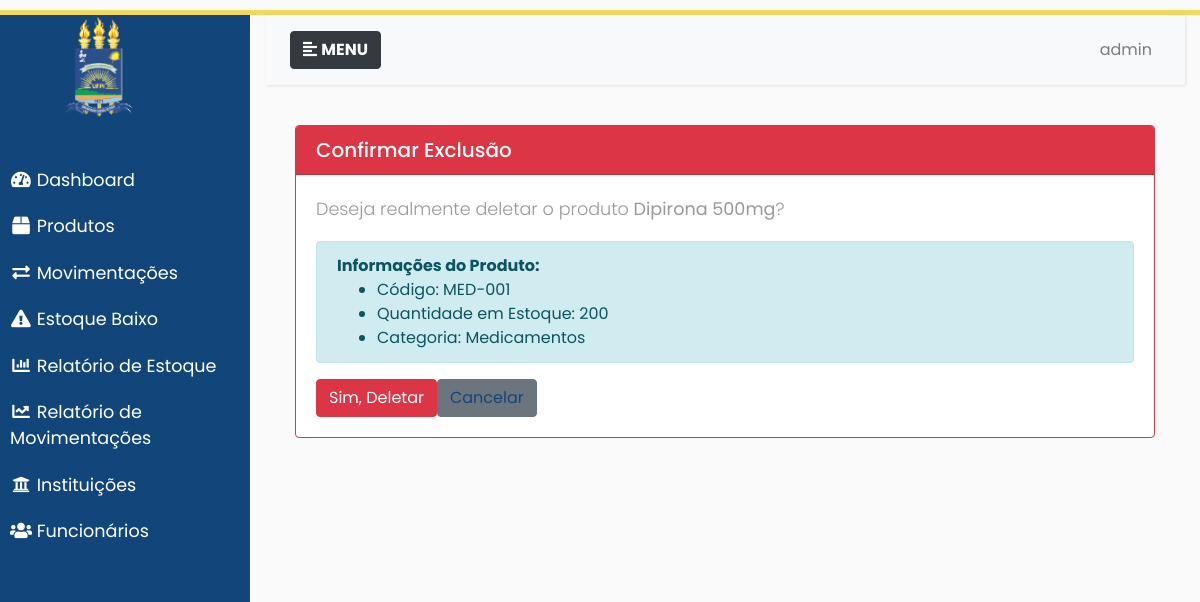
Page /produtos/deletar/1/ (signed in) on the committed database.
### almoxarifado/models.py (models this page shows, shortened)
class Produto(models.Model):
    codigo = models.CharField(max_length=50, unique=True)
    nome = models.CharField(max_length=200)
    descricao = models.TextField(blank=True)
    categoria = models.ForeignKey(Categoria, on_delete=models.SET_NULL, null=True)
    instituicao = models.ForeignKey(Instituicao, on_delete=models.CASCADE)
    quantidade_minima = models.PositiveIntegerField(default=0)
    quantidade_atual = models.PositiveIntegerField(default=0)
    preco_unitario = models.DecimalField(max_digits=10, decimal_places=2, default=0)
    ativo = models.BooleanField(default=True)
    data_criacao = models.DateTimeField(auto_now_add=True)
    data_atualizacao = models.DateTimeField(auto_now=True)
    class Meta:
        unique_together = ['codigo', 'instituicao']
        ordering = ['nome']

class Categoria(models.Model):
    nome = models.CharField(max_length=100, unique=True)
    descricao = models.TextField(blank=True)
    ativo = models.BooleanField(default=True)
    data_criacao = models.DateTimeField(auto_now_add=True)
    class Meta:
        verbose_name_plural = "Categorias"
        ordering = ['nome']

### almoxarifado/views/produtos_views.py (the view)
# urls.py: path('produtos/deletar/<int:id>/', produtos_views.deletar_produto, name='deletar_produto'),
@login_required(login_url='login_instituicoes')
def deletar_produto(request, id):
    produto = get_object_or_404(Produto, pk=id)
    nome = produto.nome
    if request.method == 'POST':
        produto.ativo = False
        produto.save()
        messages.success(request, f'Produto "{nome}" removido com sucesso!')
        return redirect('lista_produtos')
    return render(
        request,
        'produto/deletar.html',
        {'produto': produto}
    )

### almoxarifado/templates/produto/deletar.html (shortened to what this page needs)
{% extends "base.html" %}
{% block content %}
<div class="container mt-4">
    <div class="card border-danger">
        <div class="card-header bg-danger text-white">
            <h5 class="mb-0">Confirmar Exclusão</h5>
        </div>
        <div class="card-body">
            <p class="mb-3">Deseja realmente deletar o produto <strong>{{ produto.nome }}</strong>?</p>
            <div class="alert alert-info">
                <strong>Informações do Produto:</strong>
                <ul class="mb-0">
                    <li>Código: {{ produto.codigo }}</li>
                    <li>Quantidade em Estoque: {{ produto.quantidade_atual }}</li>
                    <li>Categoria: {{ produto.categoria.nome|default:"N/A" }}</li>
                </ul>
            </div>
            <form method="post" class="d-flex gap-2">
                <button type="submit" class="btn btn-danger">Sim, Deletar</button>
                <a href="{% url 'lista_produtos' %}" class="btn btn-secondary">Cancelar</a>
            </form>
        </div>
    </div>
</div>
{% endblock %}

### almoxarifado/templates/base.html (shortened to what this page needs)
{% load static %}
<!DOCTYPE html>
<html lang="PT-BR">
<head>
    <link rel="stylesheet" href="https://maxcdn.bootstrapcdn.com/bootstrap/4.0.0/css/bootstrap.min.css">
    <link rel="stylesheet" href="https://use.fontawesome.com/releases/v5.7.0/css/all.css">
    <link rel="stylesheet" href="{% static 'css/style.css' %}">
</head>
<body>
    <div class="wrapper">
        <nav id="sidebar">
            <a href="#">
                <div style="position: relative;">
                    <img src="{% static 'img/logoprincipal.png' %}" class="img-responsive center-block inner-image" />
                </div>
            </a>
            <ul class="list-unstyled components menulink">
                <li><a href="{% url 'dashboard' %}" class="menulink"><i class="fa fa-tachometer-alt fa-fw"></i> Dashboard</a></li>
                <li><a href="{% url 'lista_produtos' %}" class="menulink"><i class="fa fa-box fa-fw"></i> Produtos</a></li>
                <li><a href="{% url 'lista_movimentacoes' %}" class="menulink"><i class="fa fa-exchange-alt fa-fw"></i> Movimentações</a></li>
                <li><a href="{% url 'estoque_baixo' %}" class="menulink"><i class="fa fa-exclamation-triangle fa-fw"></i> Estoque Baixo</a></li>
                <li><a href="{% url 'relatorio_estoque' %}" class="menulink"><i class="fa fa-chart-bar fa-fw"></i> Relatório de Estoque</a></li>
                <li><a href="{% url 'relatorio_movimentacoes' %}" class="menulink"><i class="fa fa-chart-line fa-fw"></i> Relatório de Movimentações</a></li>
                <li><a href="{% url 'lista_instituicoes' %}" class="menulink"><i class="fa fa-university fa-fw"></i> Instituições</a></li>
                <li><a href="{% url 'lista_funcionarios' %}" class="menulink"><i class="fa fa-users fa-fw"></i> Funcionários</a></li>
            </ul>
        </nav>
        <div class="content container-fluid">
            <nav class="navbar navbar-expand-lg navbar-light bg-light">
                <div class="container-fluid">
                    <button type="button" id="sidebarCollapse" class="btn btn-dark">
                        <i class="fas fa-align-left"></i>
                        <span><b>MENU</b></span>
                    </button>
                    <div class="collapse navbar-collapse" id="navbarSupportedContent">
                        <ul class="nav navbar-nav ml-auto">
                            <li class="nav-item">
                                <a class="nav-link" href="#">{{ request.user.get_full_name|default:request.user.username }}</a>
                            </li>
                        </ul>
                    </div>
                </div>
            </nav>
            <div class="container-fluid mt-4">
                {% block content %}{% endblock %}
            </div>
        </div>
    </div>
</body>
</html>

### static/css/style.css (style rules this page uses)
:root { --colorbasic: #12467a; --colorbasic2: #171e34; --colortext: #FFF; --colortext-menu: #FFF; }
body { font-family: 'Poppins', sans-serif; background: #fafafa; height: 100%; }
#sidebar { min-width: 250px; max-width: 250px; min-height: 100vb; background: var(--colorbasic); color: var(--colortext); transition: all 0.3s; }
#sidebar ul.components { padding: 20px 0; background-color: var(--colorbasic); border-color: var(--colorbasic2) !important; }
#sidebar ul li a { padding: 10px; font-size: 1.1em; display: block; }
p { font-family: 'Poppins', sans-serif; font-size: 1.1em; font-weight: 300; line-height: 1.7em; color: #999; }
a, a:hover, a:focus { color: inherit; text-decoration: none; transition: all 0.3s; }
a:link, a:visited { text-decoration: none; color: var(--colorbasic); }
a.menulink:link, a.menulink:visited { text-decoration: none; color: var(--colortext-menu); }
.navbar { padding: 15px 10px; background: #fff; border: none; border-radius: 0; margin-bottom: 40px; box-shadow: 1px 1px 3px rgba(0, 0, 0, 0.1); }
.wrapper { position:absolute; margin-top: 10px; border-top: 5px solid; border-bottom: 5px solid; border-color: #f4d85d; display: flex; width: 100%; align-items: stretch; }
.container-fluid { min-width: 300px; }

### rows in the picture
Produto: nome "Dipirona 500mg", codigo "MED-001", quantidade_atual "200", categoria.nome "Medicamentos"

### other values in the picture
{{ request.user.get_full_name|default:request.user.username }} "admin"
